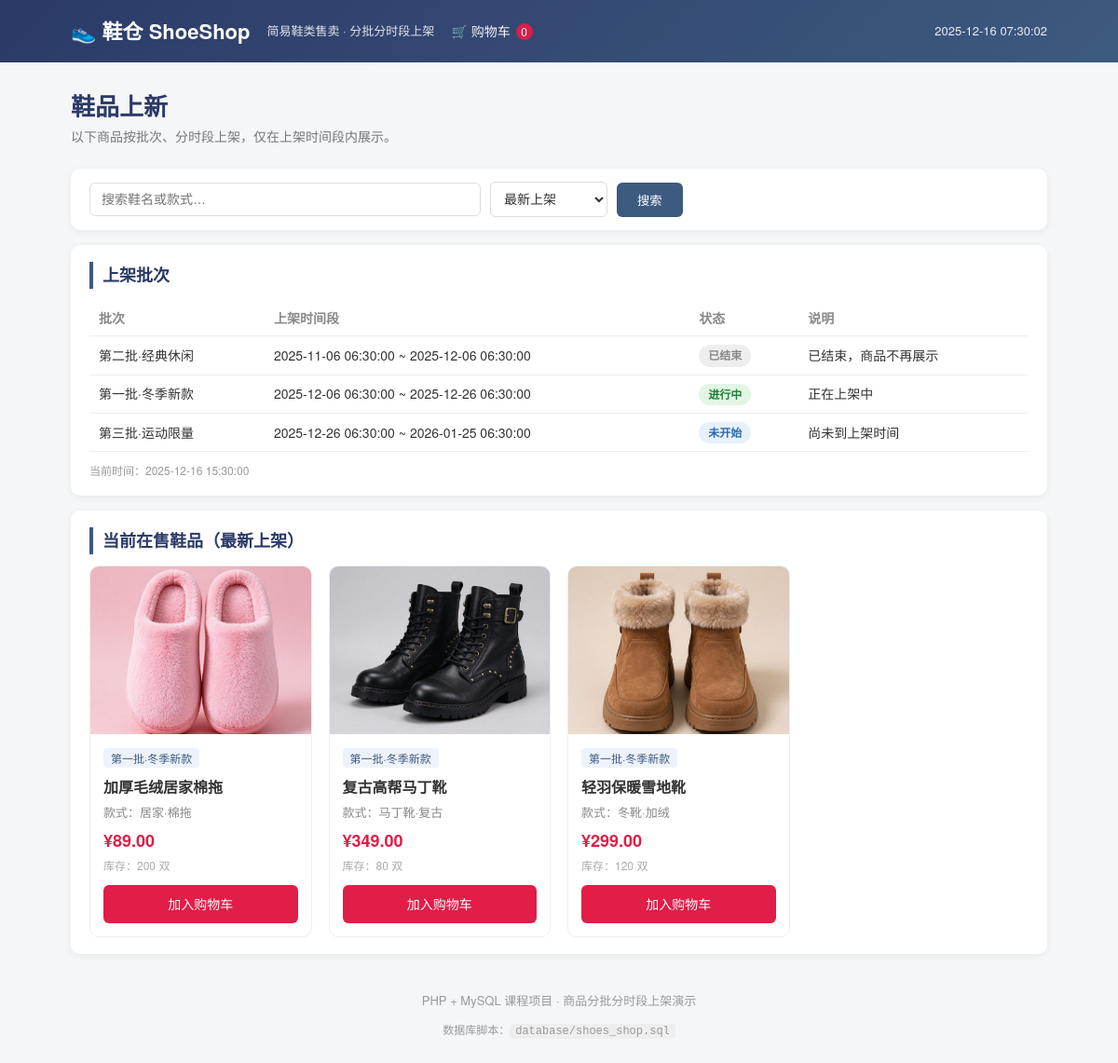
The page / on the database its author committed.
### tables this page shows
CREATE TABLE batches (
    id          INT AUTO_INCREMENT PRIMARY KEY,
    batch_name  VARCHAR(50)  NOT NULL COMMENT '批次名称，如：第一批·冬季新款',
    start_time  DATETIME     NOT NULL COMMENT '上架开始时间',
    end_time    DATETIME     NOT NULL COMMENT '上架结束时间',
    remark      VARCHAR(255) DEFAULT '' COMMENT '批次说明'
);

CREATE TABLE products (
    id          INT AUTO_INCREMENT PRIMARY KEY,
    batch_id    INT          NOT NULL COMMENT '所属批次，关联 batches.id',
    name        VARCHAR(100) NOT NULL COMMENT '鞋名',
    style       VARCHAR(100) NOT NULL COMMENT '款式',
    price       DECIMAL(10,2) NOT NULL COMMENT '售价',
    stock       INT          NOT NULL COMMENT '库存数量',
    image       VARCHAR(255) DEFAULT '' COMMENT '图片路径',
    description TEXT         COMMENT '商品描述',
    created_at  DATETIME     DEFAULT CURRENT_TIMESTAMP,
    CONSTRAINT fk_product_batch FOREIGN KEY (batch_id) REFERENCES batches(id)
);

### index.php (the view, shortened to what this page needs)
<?php
require_once __DIR__ . '/includes/header.php';
$pdo = db_connect();
$now = date('Y-m-d H:i:s');
$keyword = isset($_GET['q']) ? trim((string)$_GET['q']) : '';
$sort = isset($_GET['sort']) ? (string)$_GET['sort'] : 'newest';
$orderBy = [
    'newest'     => 'p.id DESC',
    'price_asc'  => 'p.price ASC, p.id ASC',
    'price_desc' => 'p.price DESC, p.id ASC',
][$sort];
$page   = isset($_GET['page']) ? (int)$_GET['page'] : 1;
$perPage = 6;
$batches = $pdo->query(
    "SELECT id, batch_name, start_time, end_time, remark
     FROM batches ORDER BY start_time ASC"
)->fetchAll();
$onSaleBatchIds = array_column(
    array_filter($batches, function ($b) { return $b['state'] === 'on'; }),
    'id'
);
$where  = [];
$params = [];
if ($onSaleBatchIds) {
    $placeholders = implode(',', array_fill(0, count($onSaleBatchIds), '?'));
    $where[]  = "p.batch_id IN ($placeholders)";
    $params   = array_values($onSaleBatchIds);
}
$whereSql = $where ? ' WHERE ' . implode(' AND ', $where) : '';
$countStmt = $pdo->prepare(
    "SELECT COUNT(*) FROM products p JOIN batches b ON p.batch_id = b.id $whereSql"
);
$countStmt->execute($params);
$total      = (int)$countStmt->fetchColumn();
$offset = ($page - 1) * $perPage;
$onSaleProducts = [];
if ($total > 0) {
    $stmt = $pdo->prepare(
        "SELECT p.id, p.name, p.style, p.price, p.stock, p.image, p.description,
                b.batch_name
         FROM products p
         JOIN batches b ON p.batch_id = b.id
         $whereSql
         ORDER BY $orderBy
         LIMIT $perPage OFFSET $offset"
    );
    $stmt->execute($params);
    $onSaleProducts = $stmt->fetchAll();
}
$sortLabel = ['newest' => '最新上架', 'price_asc' => '价格从低到高', 'price_desc' => '价格从高到低'][$sort];
?>
<section class="page-head">
    <h1>鞋品上新</h1>
    <p>以下商品按批次、分时段上架，仅在上架时间段内展示。</p>
</section>
<section class="search-bar">
    <form action="index.php" method="get" class="search-form">
        <input type="search" name="q" value="<?php echo htmlspecialchars($keyword, ENT_QUOTES); ?>"
               placeholder="搜索鞋名或款式…" class="search-input">
        <select name="sort" class="search-sort" onchange="this.form.submit()">
            <option value="newest"     <?php echo $sort === 'newest'     ? 'selected' : ''; ?>>最新上架</option>
        </select>
        <button type="submit" class="search-btn">搜索</button>
    </form>
</section>
<section class="batch-panel">
    <h2>上架批次</h2>
    <?php if (empty($batches)): ?>
        <p class="empty-text">暂无批次。</p>
    <?php else: ?>
        <table class="batch-table">
            <thead>
                <tr>
                    <th>批次</th>
                    <th>上架时间段</th>
                    <th>状态</th>
                    <th>说明</th>
                </tr>
            </thead>
            <tbody>
            <?php foreach ($batches as $b): ?>
                <tr>
                    <td><?php echo htmlspecialchars($b['batch_name']); ?></td>
                    <td><?php echo htmlspecialchars($b['start_time']); ?> ~ <?php echo htmlspecialchars($b['end_time']); ?></td>
                    <td>
                        <span class="tag tag-<?php echo $b['state']; ?>">
                            <?php
                                $label = ['on' => '进行中', 'upcoming' => '未开始', 'over' => '已结束'];
                                echo $label[$b['state']];
                            ?>
                        </span>
                    </td>
                    <td><?php echo htmlspecialchars($b['remark']); ?></td>
                </tr>
            <?php endforeach; ?>
            </tbody>
        </table>
        <p class="muted">当前时间：<?php echo htmlspecialchars($now); ?></p>
    <?php endif; ?>
</section>
<section class="goods-panel">
    <h2>
        <?php if ($keyword !== ''): ?>
            搜索「<?php echo htmlspecialchars($keyword); ?>」的结果
        <?php else: ?>
            当前在售鞋品（<?php echo $sortLabel; ?>）
        <?php endif; ?>
    </h2>
    <?php if (empty($onSaleProducts)): ?>
        <p class="empty-text">
            <?php echo $keyword !== '' ? '没有匹配到在售商品，换个关键词试试。' : '当前没有处于上架时间段的商品，请稍后再来。'; ?>
        </p>
    <?php else: ?>
        <div class="goods-grid">
        <?php foreach ($onSaleProducts as $p): ?>
            <div class="goods-card">
                <a class="goods-link" href="detail.php?id=<?php echo (int)$p['id']; ?>">
                    <div class="goods-img">
                        <?php if ($p['image']): ?>
                            <img src="<?php echo htmlspecialchars($p['image']); ?>" alt="<?php echo htmlspecialchars($p['name']); ?>">
                        <?php else: ?>
                            <span class="img-placeholder">暂无图片</span>
                        <?php endif; ?>
                    </div>
                    <div class="goods-info">
                        <span class="batch-label"><?php echo htmlspecialchars($p['batch_name']); ?></span>
                        <h3 class="goods-name"><?php echo htmlspecialchars($p['name']); ?></h3>
                        <p class="goods-style">款式：<?php echo htmlspecialchars($p['style']); ?></p>
                        <p class="goods-price">¥<?php echo number_format($p['price'], 2); ?></p>
                        <?php
                            $stock = (int)$p['stock'];
                            if ($stock <= 0) {
                                echo '<p class="goods-stock out">已售罄</p>';
                            } elseif ($stock <= 5) {
                                echo '<p class="goods-stock low">仅剩 ' . $stock . ' 双</p>';
                            } else {
                                echo '<p class="goods-stock">库存：' . $stock . ' 双</p>';
                            }
                        ?>
                    </div>
                </a>
                <div class="goods-actions">
                    <?php if ($stock > 0): ?>
                        <a class="btn-add" href="cart.php?action=add&id=<?php echo (int)$p['id']; ?>">加入购物车</a>
                    <?php else: ?>
                        <span class="sold-out">已售罄</span>
                    <?php endif; ?>
                </div>
            </div>
        <?php endforeach; ?>
        </div>
    <?php endif; ?>
</section>
<?php require_once __DIR__ . '/includes/footer.php'; ?>

### includes/header.php (shortened to what this page needs)
<?php
$cartCount = 0;
?>
<!DOCTYPE html>
<html lang="zh-CN">
<head>
    <link rel="stylesheet" href="assets/css/style.css">
</head>
<body>
<header class="site-header">
    <div class="container header-inner">
        <a class="logo" href="index.php">👟 鞋仓 ShoeShop</a>
        <span class="subtitle">简易鞋类售卖 · 分批分时段上架</span>
        <a class="cart-link" href="cart.php">🛒 购物车
            <span class="cart-badge" id="cartCount"><?php echo (int)$cartCount; ?></span>
        </a>
        <span class="clock" id="clock"></span>
    </div>
</header>
<main class="container">

### includes/footer.php (shortened to what this page needs)
</main>
<footer class="site-footer">
    <div class="container">
        <p>PHP + MySQL 课程项目 · 商品分批分时段上架演示</p>
        <p class="muted">数据库脚本：<code>database/shoes_shop.sql</code></p>
    </div>
</footer>
</body>
</html>

### assets/css/style.css (style rules this page uses)
* { box-sizing: border-box; margin: 0; padding: 0; }
body { font-family: "PingFang SC", "Microsoft YaHei", "Helvetica Neue", Arial, sans-serif; background: #f5f6f8; color: #333; line-height: 1.6; }
a { color: inherit; text-decoration: none; }
img { max-width: 100%; display: block; }
.container { max-width: 1080px; margin: 0 auto; padding: 0 16px; }
.site-header { background: linear-gradient(135deg, #2b3a67, #3d5a80); color: #fff; padding: 16px 0; }
.header-inner { display: flex; align-items: center; gap: 18px; flex-wrap: wrap; }
.logo { font-size: 22px; font-weight: 700; }
.subtitle { font-size: 13px; opacity: .85; }
.clock { margin-left: auto; font-size: 13px; opacity: .9; font-variant-numeric: tabular-nums; }
.page-head { padding: 26px 0 8px; }
.page-head h1 { font-size: 26px; color: #2b3a67; }
.page-head p { color: #777; font-size: 14px; }
.batch-panel, .goods-panel { background: #fff; border-radius: 10px; padding: 18px 20px; margin: 16px 0; box-shadow: 0 2px 8px rgba(0,0,0,.06); }
.batch-panel h2, .goods-panel h2 { font-size: 18px; color: #2b3a67; margin-bottom: 12px; border-left: 4px solid #3d5a80; padding-left: 10px; }
.batch-table { width: 100%; border-collapse: collapse; font-size: 14px; }
.batch-table th, .batch-table td { text-align: left; padding: 8px 10px; border-bottom: 1px solid #eee; }
.batch-table th { color: #888; font-weight: 600; }
.tag { display: inline-block; padding: 2px 10px; border-radius: 20px; font-size: 12px; font-weight: 600; }
.tag-on { background: #e3f6e5; color: #1a7f37; }
.tag-over { background: #eee; color: #888; }
.tag-upcoming { background: #e8f0fb; color: #2b6cb0; }
.batch-label { display: inline-block; font-size: 12px; color: #3d5a80; background: #eef3fb; border-radius: 4px; padding: 1px 8px; margin-bottom: 6px; }
.goods-grid { display: grid; grid-template-columns: repeat(auto-fill, minmax(230px, 1fr)); gap: 18px; }
.goods-card { border: 1px solid #eee; border-radius: 10px; overflow: hidden; transition: transform .15s ease, box-shadow .15s ease; background: #fff; }
.goods-img { height: 180px; background: #fafbfc; display: flex; align-items: center; justify-content: center; overflow: hidden; }
.goods-img img { width: 100%; height: 100%; object-fit: cover; }
.goods-info { padding: 12px 14px; }
.goods-name { font-size: 16px; margin: 2px 0 4px; }
.goods-style { color: #888; font-size: 13px; }
.goods-price { color: #e11d48; font-weight: 700; font-size: 18px; margin: 6px 0 2px; }
.goods-stock { color: #aaa; font-size: 12px; }
.muted { color: #999; font-size: 12px; margin-top: 10px; }
.site-footer { text-align: center; padding: 24px 0; color: #999; font-size: 13px; }
.site-footer code { background: #eee; padding: 1px 6px; border-radius: 4px; }
.search-bar { background: #fff; border-radius: 10px; padding: 14px 20px; margin: 16px 0; box-shadow: 0 2px 8px rgba(0,0,0,.06); }
.search-form { display: flex; gap: 10px; align-items: center; }
.search-input { flex: 1; max-width: 420px; padding: 9px 12px; border: 1px solid #ddd; border-radius: 6px; font-size: 14px; }
.search-btn { background: #3d5a80; color: #fff; border: none; padding: 9px 22px; border-radius: 6px; cursor: pointer; }
.cart-link { display: inline-flex; align-items: center; gap: 6px; font-size: 14px; color: #fff; opacity: .95; }
.cart-badge { min-width: 18px; height: 18px; padding: 0 5px; background: #e11d48; color: #fff; border-radius: 10px; font-size: 12px; display: inline-flex; align-items: center; justify-content: center; font-variant-numeric: tabular-nums; }
.goods-link { display: block; color: inherit; }
.goods-actions { padding: 0 14px 14px; }
.btn-add { display: inline-block; width: 100%; text-align: center; background: #e11d48; color: #fff; padding: 9px 0; border-radius: 6px; font-size: 14px; }
.search-sort { padding: 9px 10px; border: 1px solid #ddd; border-radius: 6px; background: #fff; font-size: 14px; color: #333; cursor: pointer; }

### rows shown on the page
batches: batch_name "第二批·经典休闲", start_time "2025-11-06 06:30:00", end_time "2025-12-06 06:30:00", state "已结束", remark "已结束，商品不再展示"
batches: batch_name "第一批·冬季新款", start_time "2025-12-06 06:30:00", end_time "2025-12-26 06:30:00", state "进行中", remark "正在上架中"
batches: batch_name "第三批·运动限量", start_time "2025-12-26 06:30:00", end_time "2026-01-25 06:30:00", state "未开始", remark "尚未到上架时间"
products: image (picture), batch.batch_name "第一批·冬季新款", name "加厚毛绒居家棉拖", style "居家·棉拖", price "89.00", stock "200"
products: image (picture), batch.batch_name "第一批·冬季新款", name "复古高帮马丁靴", style "马丁靴·复古", price "349.00", stock "80"
products: image (picture), batch.batch_name "第一批·冬季新款", name "轻羽保暖雪地靴", style "冬靴·加绒", price "299.00", stock "120"

### other values the page prints
$cartCount "0"
$sortLabel "最新上架"
